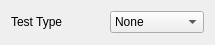
<?xml version="1.0" encoding="UTF-8"?>
<ui version="4.0">
 <class>TestFormDialog</class>
 <widget class="QDialog" name="TestFormDialog">
  <property name="geometry">
   <rect>
    <x>0</x>
    <y>0</y>
    <width>215</width>
    <height>45</height>
   </rect>
  </property>
  <property name="windowTitle">
   <string>Dialog</string>
  </property>
  <layout class="QVBoxLayout" name="verticalLayout">
   <item>
    <layout class="QHBoxLayout" name="horizontalLayout">
     <item>
      <widget class="QLabel" name="label">
       <property name="text">
        <string>Test Type</string>
       </property>
      </widget>
     </item>
     <item>
      <spacer name="horizontalSpacer">
       <property name="orientation">
        <enum>Qt::Horizontal</enum>
       </property>
       <property name="sizeHint" stdset="0">
        <size>
         <width>13</width>
         <height>20</height>
        </size>
       </property>
      </spacer>
     </item>
     <item>
      <widget class="QComboBox" name="combobox_type_">
       <item>
        <property name="text">
         <string>None</string>
        </property>
       </item>
       <item>
        <property name="text">
         <string>Calling</string>
        </property>
       </item>
       <item>
        <property name="text">
         <string>Message</string>
        </property>
       </item>
       <item>
        <property name="text">
         <string>Setting time</string>
        </property>
       </item>
      </widget>
     </item>
    </layout>
   </item>
  </layout>
 </widget>
 <resources/>
 <connections/>
</ui>
